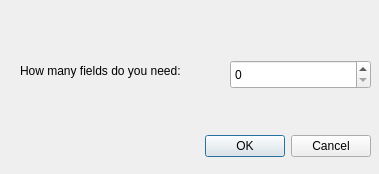
<?xml version="1.0" encoding="UTF-8"?>
<ui version="4.0">
 <class>Dialog</class>
 <widget class="QDialog" name="Dialog">
  <property name="geometry">
   <rect>
    <x>0</x>
    <y>0</y>
    <width>379</width>
    <height>174</height>
   </rect>
  </property>
  <property name="windowTitle">
   <string>How Many Fields</string>
  </property>
  <property name="windowIcon">
   <iconset>
    <normaloff>Images/database.png</normaloff>Images/database.png</iconset>
  </property>
  <widget class="QDialogButtonBox" name="buttonBox">
   <property name="geometry">
    <rect>
     <x>30</x>
     <y>130</y>
     <width>341</width>
     <height>32</height>
    </rect>
   </property>
   <property name="orientation">
    <enum>Qt::Horizontal</enum>
   </property>
   <property name="standardButtons">
    <set>QDialogButtonBox::Cancel|QDialogButtonBox::Ok</set>
   </property>
  </widget>
  <widget class="QSpinBox" name="spinBox">
   <property name="geometry">
    <rect>
     <x>230</x>
     <y>60</y>
     <width>141</width>
     <height>29</height>
    </rect>
   </property>
  </widget>
  <widget class="QLabel" name="label">
   <property name="geometry">
    <rect>
     <x>20</x>
     <y>60</y>
     <width>201</width>
     <height>21</height>
    </rect>
   </property>
   <property name="text">
    <string>How many fields do you need: </string>
   </property>
  </widget>
 </widget>
 <resources/>
 <connections>
  <connection>
   <sender>buttonBox</sender>
   <signal>accepted()</signal>
   <receiver>Dialog</receiver>
   <slot>accept()</slot>
   <hints>
    <hint type="sourcelabel">
     <x>248</x>
     <y>254</y>
    </hint>
    <hint type="destinationlabel">
     <x>157</x>
     <y>274</y>
    </hint>
   </hints>
  </connection>
  <connection>
   <sender>buttonBox</sender>
   <signal>rejected()</signal>
   <receiver>Dialog</receiver>
   <slot>reject()</slot>
   <hints>
    <hint type="sourcelabel">
     <x>316</x>
     <y>260</y>
    </hint>
    <hint type="destinationlabel">
     <x>286</x>
     <y>274</y>
    </hint>
   </hints>
  </connection>
 </connections>
</ui>
